Frame 1 (no input): blank canvas, image omitted
Frame 60 (no input): blank canvas, image omitted
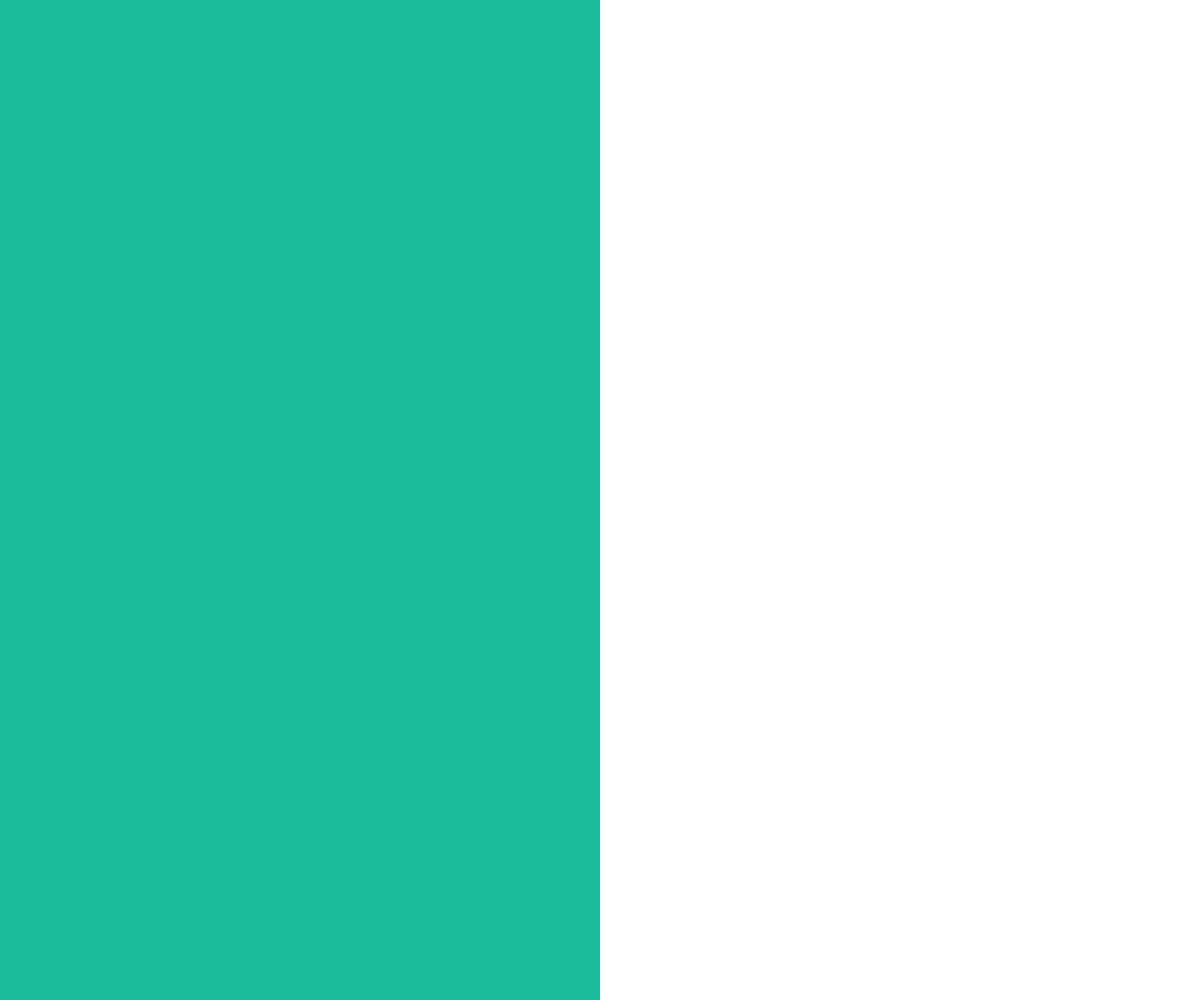
Frame 120 (the mouse pressed at the canvas centre since frame 60)

The p5.js sketch whose frames 1 and 60 were blank and that drew this single picture after the mouse press (run headless with seeded random() and noise() and a simulated clock; from frame 60 on, the mouse is pressed at the canvas centre):

// p5.js sketch
// ── sketch.js
/* 
SPLIT SCREEN
use the cursor to drag a window-sized colored rectangle
*/

var	w = 0;	// intial width

function setup() {
	createCanvas(windowWidth, windowHeight);
}

function draw() {
	// white background
	background(255);

	// draw a rectangle at the mouse position
	fill(26, 188, 156);	// turquoise
	noStroke();
	rect(0,0, w, height);

	// update width for mouse location
 	w = mouseX - 0;
}



class Bar {
	
}
